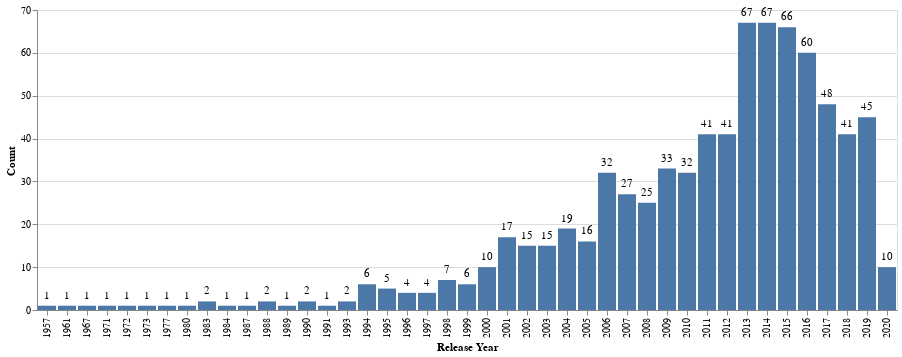

Vega-Lite specification for this chart:
### Vega-Lite specification from a JSON file in a GitHub repository (floating-point values rounded to 4 significant figures; data arrays with more than 128 entries replaced by an {"elided": "..."} marker saying what was removed)
{"config": {"view": {"continuousWidth": 400, "continuousHeight": 300}}, "layer": [{"mark": "bar", "encoding": {"x": {"type": "nominal", "field": "release_year", "title": "Release Year"}, "y": {"type": "quantitative", "aggregate": "count", "field": "id", "title": "Count"}}}, {"mark": {"type": "text", "dy": -10}, "encoding": {"text": {"type": "quantitative", "aggregate": "count", "field": "id"}, "x": {"type": "nominal", "field": "release_year", "title": "Release Year"}, "y": {"type": "quantitative", "aggregate": "count", "field": "id", "title": "Count"}}}], "data": {"name": "data-72afdcb71251dc7d8600ae8c6d376798"}, "$schema": "https://vega.github.io/schema/vega-lite/v4.8.1.json", "datasets": {"data-72afdcb71251dc7d8600ae8c6d376798": {"elided": "779 records"}}}
